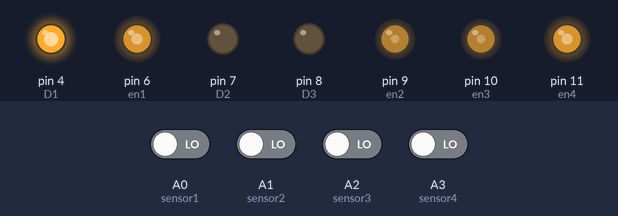
The sketch below on a simulated Arduino Uno, built with avr-gcc and run on an emulated ATmega328P. Shown: output pins drawn as LEDs (lit = HIGH). The test bench sets the inputs (shaded band); at power-on: A0 (sensor1), A1 (sensor2), A2 (sensor3), A3 (sensor4) LOW. Pins used as bus, display or sensor lines are not drawn.

Above: at 0.1 s.
Timing chart, 0 to 1.6 s (numbered marks = the images above):
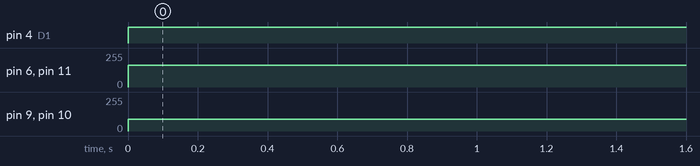

Measured:
- by itself, pin 4 (D1): LOW → HIGH at 0.00 s
- by itself, pin 6 (en1), pin 11 (en4): 0/255 → 165/255 at 0.00 s
- by itself, pin 9 (en2), pin 10 (en3): 0/255 → 90/255 at 0.00 s

The sketch:

main.ino
```cpp
//by @Xiang Chang
const int sensor1 = A0;
const int sensor2 = A1;
const int sensor3 = A2;
const int sensor4 = A3;

const int en1 = 6; const int D1 = 4;
const int en2 = 9; const int D2 = 7;
const int en3 = 10; const int D3 = 8;
const int en4 = 11; const int D4 = 12;

int sensor[4] = {0, 0, 0, 0};
const float Kp_2 = 58, Ki_2 = 0.008, Kd_2 = 15;
const float vc = 90;
float PID_2 = 0;
float error = 0;
float P = 0, I = 0, D = 0, p_error = 0;
float v1 = 0, v2 = 0, v3 = 0, v4 = 0;

void setup(){
  pinMode(sensor1, INPUT);
  pinMode(sensor2, INPUT);
  pinMode(sensor3, INPUT);
  pinMode(sensor4, INPUT);
  pinMode(D1, OUTPUT);  pinMode(D2, OUTPUT);  pinMode(D3, OUTPUT);  pinMode(D4, OUTPUT);
  pinMode(en1, OUTPUT);  pinMode(en2, OUTPUT);  pinMode(en3, OUTPUT);  pinMode(en4, OUTPUT);
}

void L1_f(float v) {
  digitalWrite(D1, HIGH);
  analogWrite(en1, v);
}
void L1_b(float v) {
  digitalWrite(D1, LOW);
  analogWrite(en1, v);
}
void L2_f(float v) {
  digitalWrite(D2, LOW);
  analogWrite(9, v);
}
void L2_b(float v) {
  digitalWrite(D2, HIGH);
  analogWrite(9, v);
}
void L3_f(float v) {
  digitalWrite(D3, LOW);
  analogWrite(en3, v);
}
void L3_b(float v) {
  digitalWrite(D3, HIGH);
  analogWrite(en3, v);
}
void L4_f(float v) {
  digitalWrite(D4, HIGH);
  analogWrite(en4, v);
}
void L4_b(float v) {
  digitalWrite(D4, LOW);
  analogWrite(en4, v);
}

void L1(float v) {
  if(v > 0)
    L1_f(255-v);
  else
    L1_b(-v);
}
void L2(float v) {
  if(v > 0)
    L2_f(v);
  else
    L2_b(225+v);
}
void L3(float v) {
  if(v > 0)
    L3_f(v);
  else
    L3_b(255+v);
}
void L4(float v) {
  if(v > 0)
    L4_f(255-v);
  else
    L4_b(-v);
}

void loop(){

  sensor[0] = digitalRead(sensor1);
  sensor[1] = digitalRead(sensor2);
  sensor[2] = digitalRead(sensor3);
  sensor[3] = digitalRead(sensor4);

  if(sensor[1] != 0 && sensor[0] == 0 && sensor[2] == 0 && sensor[3] != 0)
    error = 0;
  else if(sensor[1] == 0 && sensor[0] != 0 && sensor[2] != 0 && sensor[3] != 0)
    error = -1.3;
  else if(sensor[1] != 0 && sensor[0] == 0 && sensor[2] != 0 && sensor[3] != 0)
    error = -1;
  else if(sensor[1] != 0 && sensor[0] != 0 && sensor[2] == 0 && sensor[3] != 0)
    error = 1;
  else if(sensor[1] != 0 && sensor[0] != 0 && sensor[2] != 0 && sensor[3] == 0)
    error = 1.3;

//PID Control
  P = error;
  I = I + error;
  D = error - p_error;
  PID_2 = Kp_2 * P + Ki_2 * I + Kd_2 * D;
  p_error = error;

//change v
  v1 = vc + PID_2;
  v2 = vc - PID_2;
  v3 = vc + PID_2;
  v4 = vc - PID_2;
//constrain
  constrain(v1, -255, 255);
  constrain(v2, -255, 255);
  constrain(v3, -255, 255);
  constrain(v4, -255, 255);

  L1(v1);L2(v2);L3(v3);L4(v4);
}
```
